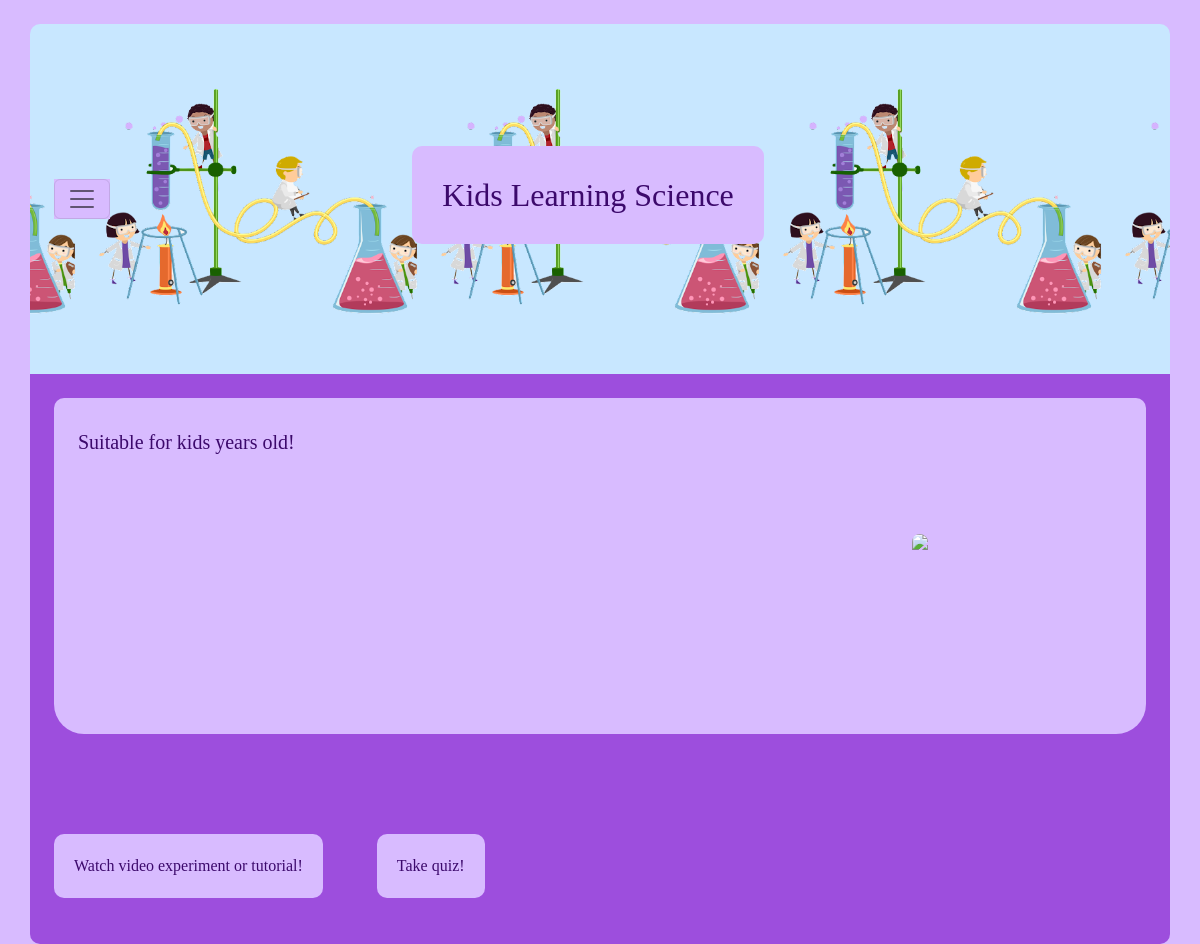
The app's page /space/intermediate/, older data.
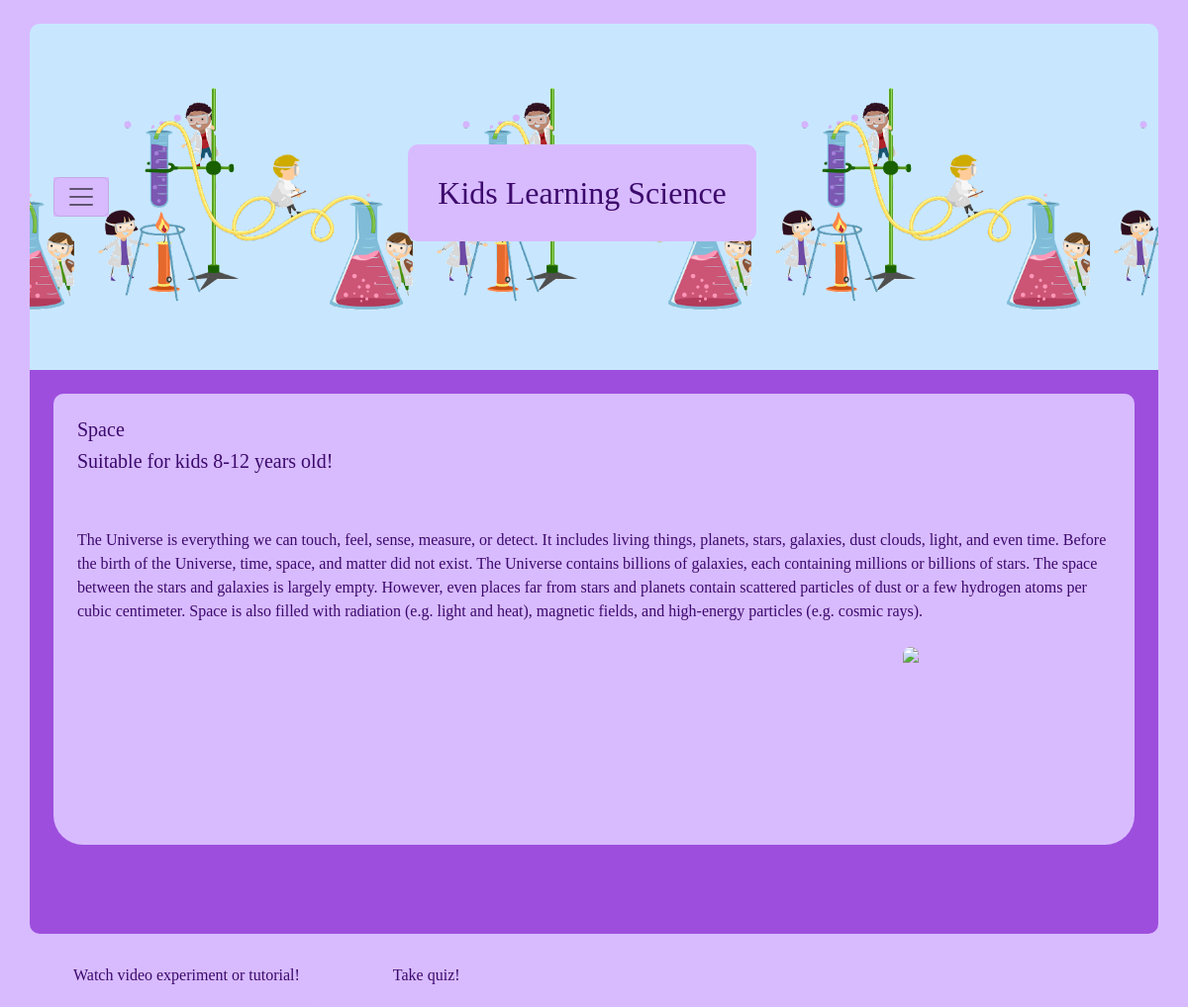
The same page, newer data.
### HW5App/models.py (models this page shows, shortened)
class Course(models.Model):
    title = models.CharField(max_length=50)
    description = models.TextField(max_length=1000, null=True)
    topic = models.ForeignKey(Topic, on_delete=models.CASCADE)
    age = models.ForeignKey(AgeGroup, on_delete=models.CASCADE)

class Topic(models.Model):
    title = models.CharField(max_length=50)

class AgeGroup(models.Model):
    title = models.CharField(max_length=50)

### HW5App/views.py (the view)
# urls.py: path('space/intermediate/', space2, name="space2"),
def space2(request):
    try:
        courses = Course.objects.all()
    except Course.DoesNotExist:
        courses = None
    context = {"courses": list(courses)}
    return render(request, "space2.html",  context=context)

### templates/space2.html (shortened to what this page needs)
<!DOCTYPE html>
<html lang="en">
<head>
    <link href="https://cdn.jsdelivr.net/npm/bootstrap@5.2.0-beta1/dist/css/bootstrap.min.css" rel="stylesheet"
>
        {% load static %} background-image: url('{% static 'kids.png'%}');
</head>
<body>
<div class="container">
    <nav class="navbar mt-4 p-4">
        <div>
            <button class="navbar-toggler " type="button" data-bs-toggle="offcanvas" data-bs-target="#offcanvasNavbar"
                    aria-controls="offcanvasNavbar">
                <span class="navbar-toggler-icon"></span>
            </button>
        </div>
        <h2 class="title">Kids Learning Science</h2>
    </nav>
    <div class="jumbotron p-4 text-left">
        <div id="div1">
            <div class="p-4 border-top-custom">
                <h5>{{ courses.10.topic.title }}</h5>
                <h5>Suitable for kids {{ courses.10.age.title }} years old!</h5>
            </div>
            <div class="p-4">
                {{ courses.10.description }}
            </div>
            <img style="float: right; margin-right: 20%; border-radius: 10px; height: 200px"
                 src="https://www.onlinereadershub.com/wp-content/uploads/2022/01/Solar-System-for-Kid.jpg">
            <p class="lead"></p>
        </div>
        <button class="watch">Watch video experiment or tutorial!</button>
        <button class="watch">Take quiz!</button>
    </div>
</div>
</body>
</html>

Row changes from the older to the newer data that the page shows:
added Course: topic.title "Space", age.title "8-12", description "The Universe is everything we can touch, feel, sense, measure, or detect. It includes living things, planets, stars, galaxies, dust clouds, light, and even time. Before the birth of the Universe, time, space, and matter did not exist. The Universe contains billions of galaxies, each containing millions or billions of stars. The space between the stars and galaxies is largely empty. However, even places far from stars and planets contain scattered particles of dust or a few hydrogen atoms per cubic centimeter. Space is also filled with radiation (e.g. light and heat), magnetic fields, and high-energy particles (e.g. cosmic rays)."
